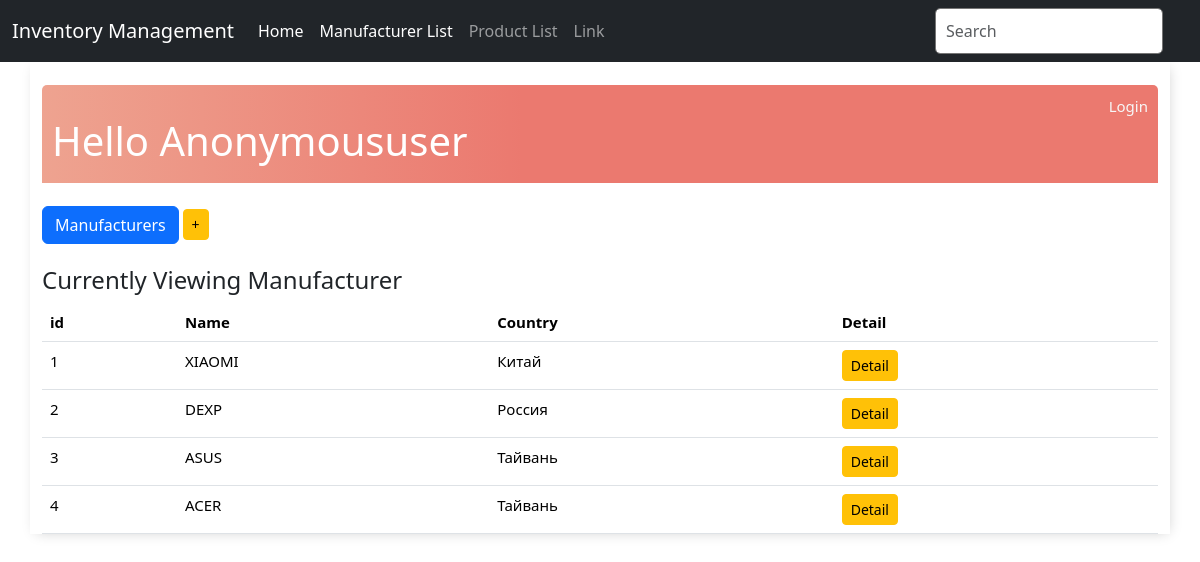
The page /display_manufacturers/ on the database as committed earlier.
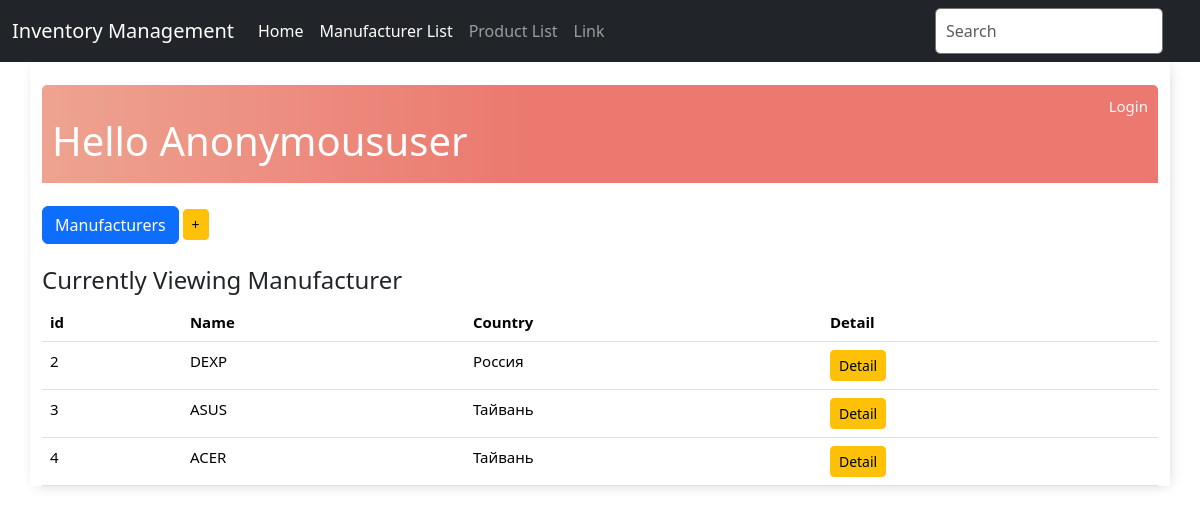
The same page on the database as committed later.
### base/models.py (models this page shows, shortened)
class Manufacturer(models.Model):
    name = models.CharField(max_length=100, blank=False)
    country = models.CharField(max_length=100, blank=False)

### base/views.py (the view)
# urls.py: path('display_manufacturers/', views.display_manufacturers, name='display_manufacturers'),
def display_manufacturers(request):
    manufacturers = Manufacturer.objects.all()
    context = {
        'manufacturers': manufacturers,
        'header': 'Manufacturer'
    }
    return render(request, 'manufacturer_list.html', context)

### base/templates/manufacturer_list.html (shortened to what this page needs)
{% extends 'base.html' %}
{% block content %}
<br>
<div class="header-bar">
    <div>
        <br>
        <h1>Hello {{ request.user|title }}</h1>
    </div>
    {% if request.user.is_authenticated %}
    <a href="{% url 'logout' %}">Logout</a>
    {% else %}
    <a href="{% url 'login' %}">Login</a>
    {% endif %}
</div>
<br>
<div class="button-group">
    <a href="{% url 'display_manufacturers' %}" class="btn btn-primary btn-end" role="button">Manufacturers</a>
    <a href="{% url 'add_manufacturer' %}" class="btn btn-warning btn-sm" role="button"> +</a>
</div>
<br>
<h4>Currently Viewing {{ header }}</h4>
<table class="table table-hover">
    <thead>
        <tr>
            <th>id</th>
            <th>Name</th>
            <th>Country</th>
            <th>Detail</th>
        </tr>
    </thead>
    <tbody>
        {% for manufacturer in manufacturers %}
            <tr>
                <td>{{ manufacturer.pk }}</td>
                <td>{{ manufacturer.name }}</td>
                <td>{{ manufacturer.country }}</td>
                <td>
                    <a href="{% url 'manufacturer_detail' manufacturer.pk %}" class="btn btn-warning btn-sm" role="button"> Detail</a>
                </td>
            </tr>
        {% endfor %}
    </tbody>
</table>
{% endblock content %}

Rows that differ between the two databases and show on the page:
removed Manufacturer: pk "1", name "XIAOMI", country "Китай"
